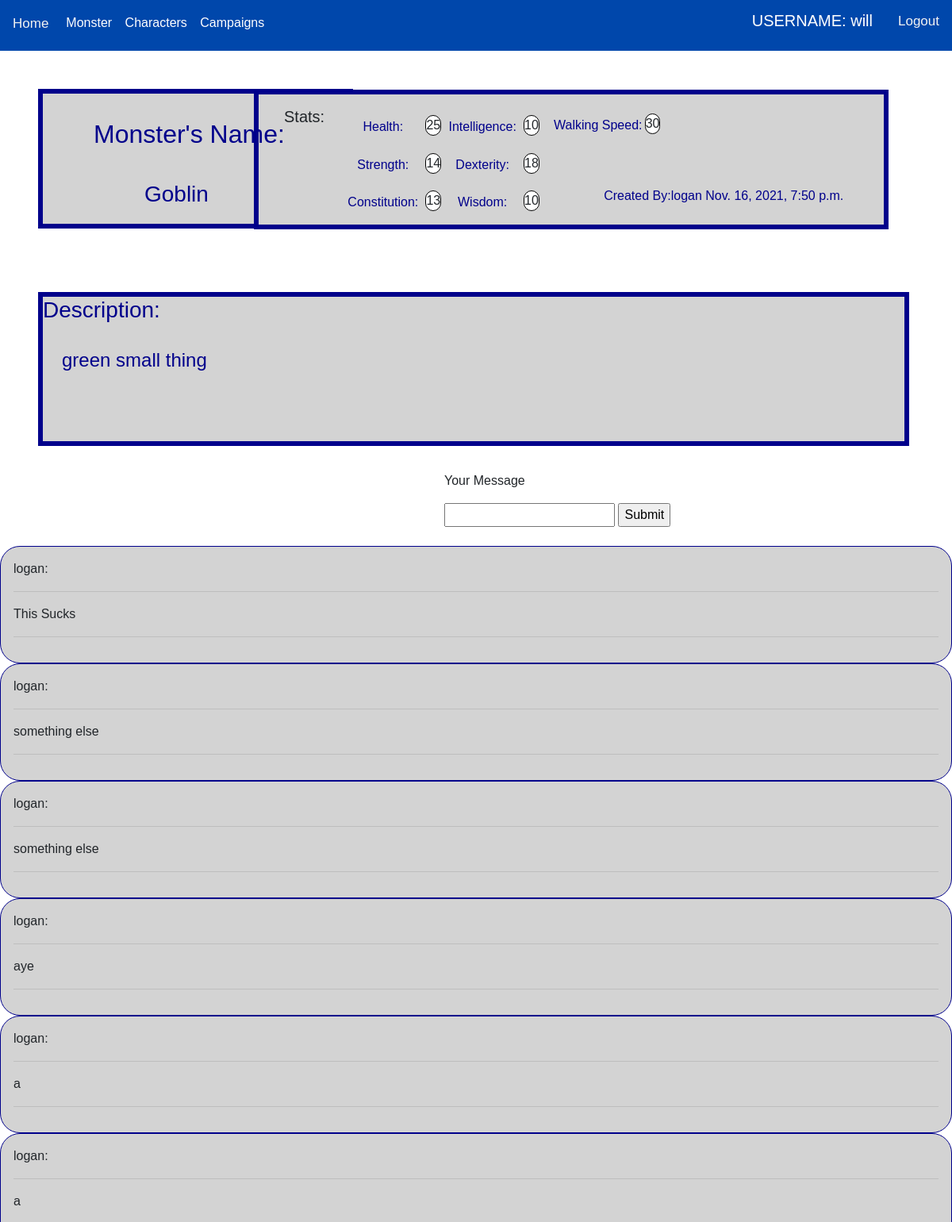
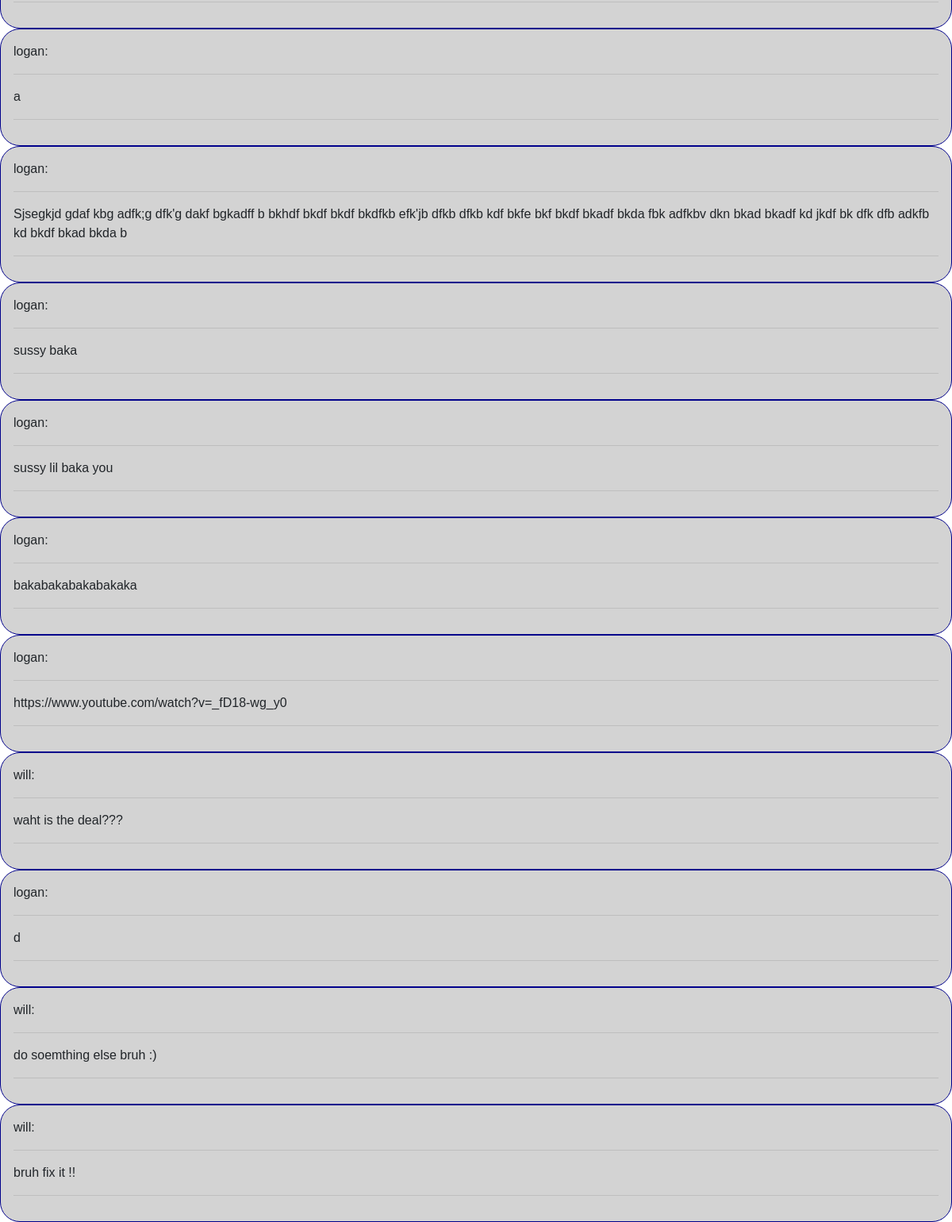
The page /view_monster/1/ (signed in) on the database its author committed (2 pictures, top to bottom).
### app/models.py (models this page shows, shortened)
class Monster(models.Model):
   name = models.CharField(max_length=200, null=True)
   descript = models.CharField(max_length=10000, null=True)
   date_created = models.DateTimeField(auto_now_add=True)
   creator = models.ForeignKey(settings.AUTH_USER_MODEL,on_delete=models.PROTECT, null=True, default=User)
   stats = models.OneToOneField(StatsM, on_delete=models.PROTECT,null=True)

class StatsM(models.Model):
    Hp = models.PositiveIntegerField(null=True)
    Str = models.PositiveIntegerField(null=True)
    Dex = models.PositiveIntegerField(null=True)
    Con = models.PositiveIntegerField(null=True)
    Int = models.PositiveIntegerField(null=True)
    Wis = models.PositiveIntegerField(null=True)
    Cha = models.PositiveIntegerField(null=True)
    Walk = models.PositiveIntegerField(null=True)

class Comment(models.Model):
    user = models.ForeignKey(settings.AUTH_USER_MODEL,on_delete=models.PROTECT, null=True)
    content = models.CharField(max_length=10000, null=True)
    monster = models.ForeignKey(Monster,on_delete=models.CASCADE, null=True)
    character = models.ForeignKey(Character, on_delete=models.CASCADE, null=True)
    def __str__(self) -> str:
        return self.content

### app/views.py (the view, shortened to what this page needs)
# urls.py: path('view_monster/<str:pk>/', views.view_monster, name='view_monster'),
@login_required(login_url='login')
def view_monster(request, pk):
    monster = Monster.objects.get(id=pk)
    mc = Comment.objects.filter(monster=monster)
    form = CreateCommentForm()
    context = {
		"monster":monster,
		"form":form,
		'mc': mc
	}
    return render(request, 'monster_view.html', context)

### app/forms.py
class CreateCommentForm(ModelForm):
    class Meta:
        model = Comment
        fields = ["content"]
        exclude = ("user",)

### app/templates/monster_view.html (shortened to what this page needs)
<!DOCTYPE html>
<html>
    <link
    rel="stylesheet"
    href="https://stackpath.bootstrapcdn.com/bootstrap/4.1.3/css/bootstrap.min.css"
  />
    <body>
        <div class="topnav">
            <a  class="homevi" href="{% url 'DMview'%}">Home</a>
            <a class="log" href="{% url 'logout' %}">Logout</a>
            <p>USERNAME: {{request.user}}</p>
            <div class="dropdown">
                <button class="dropbtn">Monster</button>
            </div>
            <div class="dropdown">
                <button class="dropbtn">Characters</button>
            </div>
            <div class="dropdown">
                <button class="dropbtn">Campaigns</button>
            </div>
        </div>
        <div class="box1">
            <h2 class="m">Monster's Name:</h2>
            <h3 class="center">{{monster.name}}</h3>
        </div>
        <div class="box2">
            <h3> Description:</h3>
            <h4> {{monster.descript}}<h4>
        </div>
        <div class="stats">
            <h5 class="i center">Stats:</h5>
            <div class="grid-container">
                <div><p class="in center">Health: </p></div>
                <div><p class="chbox">{{monster.stats.Hp}}</p></div>
                <div><p class="in center">Intelligence:</p></div>
                <div><p class="chbox">{{monster.stats.Int}}</p></div>
                <div><p class="in center">Strength:</p></div>
                <div><p class="chbox">{{monster.stats.Str}}</p></div>
                <div><p class="in center">Dexterity: </p></div><div><p class="chbox">{{monster.stats.Dex}}</p></div>
                <div><p class="in center">Constitution:</p></div><div><p class="chbox"> {{monster.stats.Con}}</p></div>
                <div><p class="in center">Wisdom:</p></div><div><p class="chbox"> {{monster.stats.Wis}}</p></div>
            </div>
            <p class="in center w"> Walking Speed: </p><p class="chbox w">{{monster.stats.Walk}}</p>
            <p class="in center create">Created By:{{monster.creator}} {{monster.date_created}}</p>
        </div>
            <div class="comments">
                <form method="POST" action="">
                            <div class="co">
                                <label>
                                    <p>Your Message<p>
                                    {{form.content}}
                                </label>
                                <input class="inp" type="submit">
                            </div>
                </form>
                {% for comments in  mc%}
                    <div class="comment">
                        {{comments.user}}:
                        <hr>
                        <p>{{comments}}</p>
                        <hr>
                    </div>
                {% endfor %}
            </div>
    </body>
</html>

### app/templates/monster_view.html (style rules this page uses)
body { margin: 0; background-color: ; font-family: Arial, Helvetica, sans-serif; }
.topnav { overflow: visible; height: 4em; background-color: #0047AB; }
.log { float: right; color: #f2f2f2; text-align: center; padding: 14px 16px; text-decoration: none; font-size: 17px; }
.topnav p { float: right; color: white; margin-top: -3px; text-align: center; padding: 14px 16px; text-decoration: none; font-size: 20px; }
.topnav button { background: #0047AB; border: None; color: white; margin-top: 1em; }
.topnav .dropdown { display: inline-block; overflow: visible; }
.co { margin-left:35em; }
.box1 { width: fit-content; background: lightgrey; border: solid 6px darkblue; height: 11em; padding-right: 3em; margin: 3em 0px 0px; color:darkblue; margin-left: 3em; }
.box1 h2 { padding: 1em; }
.box2 { width: 91.5%; height: fit-content; background: lightgrey; border: solid 6px darkblue; margin-top: 5em; color:darkblue; margin-left: 3em; }
.box2 h4 { padding: 1em; }
.stats { display: grid; grid-template-columns: repeat(3,120px); border: solid 6px darkblue; background: white; height: 11em; width: 50em; padding: 1em; float: right; margin-top: -28.08em; padding-left: 2em; background-color: lightgrey; margin-right: 5em; display: flex; flex-direction: row; flex-wrap: wrap; }
.center { text-align: center; }
.chbox { border: solid .5px black; width: fit-content; height: fit-content; border-radius: 10px; background: white; }
.in { color: darkblue; padding: .2em; }
.m { text-align: center; margin-left: 1em; }
.comment { border: solid 1px darkblue; padding: 1em; border-radius: 25px; background-color: lightgrey; }
.comments { padding-top: 2em; }
.comment p { overflow-wrap: break-wrap; }
.homevi { float: left; color: #f2f2f2; text-align: center; margin-top: 3px; padding: 14px 16px; text-decoration: none; font-size: 17px; }
.grid-container { display: grid; grid-template-columns: auto auto auto auto; grid-gap: 1px; background-color: none; padding: 10px; margin-bottom: -4em; margin-left: 1em; }
.grid-container > div { background-color: none; text-align: center; padding-right: 5px; }
.create { margin-left: 25em; }
.w { margin-top:.5em; }

### rows shown on the page
Monster: name "Goblin", descript "green small thing", stats.Hp "25", stats.Int "10", stats.Str "14", stats.Dex "18", stats.Con "13", stats.Wis "10", stats.Walk "30", creator "logan", date_created "Nov. 16, 2021, 7:50 p.m."
Comment: user "logan", content "This Sucks"
Comment: user "logan", content "something else"
Comment: user "logan", content "something else"
Comment: user "logan", content "aye"
Comment: user "logan", content "a"
Comment: user "logan", content "a"
Comment: user "logan", content "a"
Comment: user "logan", content "Sjsegkjd gdaf kbg adfk;g dfk'g dakf bgkadff b bkhdf bkdf bkdf bkdfkb efk'jb dfkb dfkb kdf bkfe bkf bkdf bkadf bkda fbk adfkbv dkn bkad bkadf kd jkdf bk dfk dfb adkfb kd bkdf bkad bkda b"
Comment: user "logan", content "sussy baka"
Comment: user "logan", content "sussy lil baka you"
Comment: user "logan", content "bakabakabakabakaka"
Comment: user "logan", content "https://www.youtube.com/watch?v=_fD18-wg_y0"
Comment: user "will", content "waht is the deal???"
Comment: user "logan", content "d"
Comment: user "will", content "do soemthing else bruh :)"
Comment: user "will", content "bruh fix it !!"

### other values the page prints
{{ request.user }} "will"
